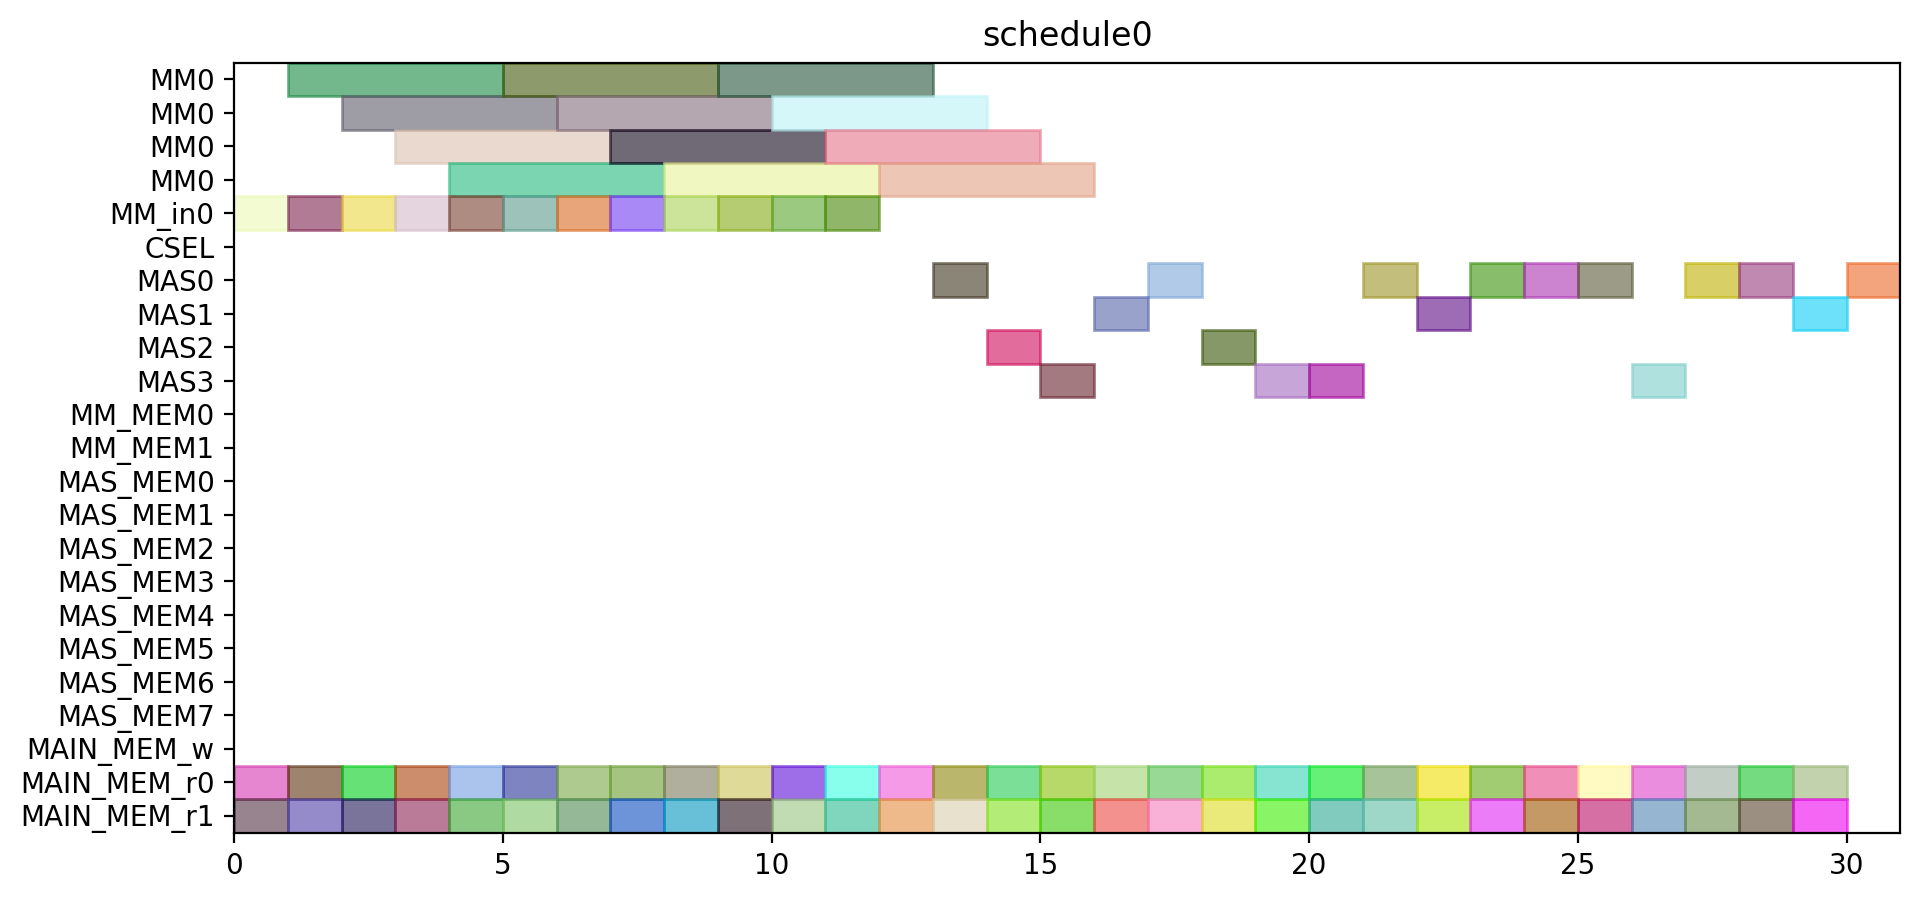

Write the Python code that produced this figure.
from pyschedule import Scenario, solvers, plotters, alt


def solve():
	horizon = 120
	S = Scenario("schedule0", horizon=horizon)

	# resource
	MM = S.Resources('MM', num=1, size=4)
	MM_in = S.Resources('MM_in', num=1)
	CSEL = S.Resource('CSEL')
	MAS = S.Resources('MAS', num=4, size=1, periods=range(1, horizon))
	MM_MEM = S.Resources('MM_MEM', num=2)
	MAS_MEM = S.Resources('MAS_MEM', num=8)
	MAIN_MEM_w = S.Resource('MAIN_MEM_w', size=1)
	MAIN_MEM_r = S.Resources('MAIN_MEM_r', num=2)

	# result of previous scheduling

	# new tasks
	T1_t0 = S.Task('T1_t0', length=1, delay_cost=1)
	T1_t0 += alt(MAS)
	T1_t0_mem0 = S.Task('T1_t0_mem0', length=1, delay_cost=1)
	T1_t0_mem0 += MAIN_MEM_r[0]
	S += T1_t0_mem0 <= T1_t0

	T1_t0_mem1 = S.Task('T1_t0_mem1', length=1, delay_cost=1)
	T1_t0_mem1 += MAIN_MEM_r[1]
	S += T1_t0_mem1 <= T1_t0

	T1_t1 = S.Task('T1_t1', length=1, delay_cost=1)
	T1_t1 += alt(MAS)
	T1_t1_mem0 = S.Task('T1_t1_mem0', length=1, delay_cost=1)
	T1_t1_mem0 += MAIN_MEM_r[0]
	S += T1_t1_mem0 <= T1_t1

	T1_t1_mem1 = S.Task('T1_t1_mem1', length=1, delay_cost=1)
	T1_t1_mem1 += MAIN_MEM_r[1]
	S += T1_t1_mem1 <= T1_t1

	T1_t3 = S.Task('T1_t3', length=4, delay_cost=1)
	T1_t3 += alt(MM)
	T1_t3_in = S.Task('T1_t3_in', length=1, delay_cost=1)
	T1_t3_in += alt(MM_in)
	S += T1_t3_in*MM_in[0]<=T1_t3*MM[0]
	T1_t3_mem0 = S.Task('T1_t3_mem0', length=1, delay_cost=1)
	T1_t3_mem0 += MAIN_MEM_r[0]
	S += T1_t3_mem0 <= T1_t3

	T1_t3_mem1 = S.Task('T1_t3_mem1', length=1, delay_cost=1)
	T1_t3_mem1 += MAIN_MEM_r[1]
	S += T1_t3_mem1 <= T1_t3

	T2_t0 = S.Task('T2_t0', length=4, delay_cost=1)
	T2_t0 += alt(MM)
	T2_t0_in = S.Task('T2_t0_in', length=1, delay_cost=1)
	T2_t0_in += alt(MM_in)
	S += T2_t0_in*MM_in[0]<=T2_t0*MM[0]
	T2_t0_mem0 = S.Task('T2_t0_mem0', length=1, delay_cost=1)
	T2_t0_mem0 += MAIN_MEM_r[0]
	S += T2_t0_mem0 <= T2_t0

	T2_t0_mem1 = S.Task('T2_t0_mem1', length=1, delay_cost=1)
	T2_t0_mem1 += MAIN_MEM_r[1]
	S += T2_t0_mem1 <= T2_t0

	T2_t1 = S.Task('T2_t1', length=4, delay_cost=1)
	T2_t1 += alt(MM)
	T2_t1_in = S.Task('T2_t1_in', length=1, delay_cost=1)
	T2_t1_in += alt(MM_in)
	S += T2_t1_in*MM_in[0]<=T2_t1*MM[0]
	T2_t1_mem0 = S.Task('T2_t1_mem0', length=1, delay_cost=1)
	T2_t1_mem0 += MAIN_MEM_r[0]
	S += T2_t1_mem0 <= T2_t1

	T2_t1_mem1 = S.Task('T2_t1_mem1', length=1, delay_cost=1)
	T2_t1_mem1 += MAIN_MEM_r[1]
	S += T2_t1_mem1 <= T2_t1

	T2_t2 = S.Task('T2_t2', length=1, delay_cost=1)
	T2_t2 += alt(MAS)
	T2_t2_mem0 = S.Task('T2_t2_mem0', length=1, delay_cost=1)
	T2_t2_mem0 += MAIN_MEM_r[0]
	S += T2_t2_mem0 <= T2_t2

	T2_t2_mem1 = S.Task('T2_t2_mem1', length=1, delay_cost=1)
	T2_t2_mem1 += MAIN_MEM_r[1]
	S += T2_t2_mem1 <= T2_t2

	T2_t3 = S.Task('T2_t3', length=1, delay_cost=1)
	T2_t3 += alt(MAS)
	T2_t3_mem0 = S.Task('T2_t3_mem0', length=1, delay_cost=1)
	T2_t3_mem0 += MAIN_MEM_r[0]
	S += T2_t3_mem0 <= T2_t3

	T2_t3_mem1 = S.Task('T2_t3_mem1', length=1, delay_cost=1)
	T2_t3_mem1 += MAIN_MEM_r[1]
	S += T2_t3_mem1 <= T2_t3

	T3_t0 = S.Task('T3_t0', length=4, delay_cost=1)
	T3_t0 += alt(MM)
	T3_t0_in = S.Task('T3_t0_in', length=1, delay_cost=1)
	T3_t0_in += alt(MM_in)
	S += T3_t0_in*MM_in[0]<=T3_t0*MM[0]
	T3_t0_mem0 = S.Task('T3_t0_mem0', length=1, delay_cost=1)
	T3_t0_mem0 += MAIN_MEM_r[0]
	S += T3_t0_mem0 <= T3_t0

	T3_t0_mem1 = S.Task('T3_t0_mem1', length=1, delay_cost=1)
	T3_t0_mem1 += MAIN_MEM_r[1]
	S += T3_t0_mem1 <= T3_t0

	T3_t1 = S.Task('T3_t1', length=4, delay_cost=1)
	T3_t1 += alt(MM)
	T3_t1_in = S.Task('T3_t1_in', length=1, delay_cost=1)
	T3_t1_in += alt(MM_in)
	S += T3_t1_in*MM_in[0]<=T3_t1*MM[0]
	T3_t1_mem0 = S.Task('T3_t1_mem0', length=1, delay_cost=1)
	T3_t1_mem0 += MAIN_MEM_r[0]
	S += T3_t1_mem0 <= T3_t1

	T3_t1_mem1 = S.Task('T3_t1_mem1', length=1, delay_cost=1)
	T3_t1_mem1 += MAIN_MEM_r[1]
	S += T3_t1_mem1 <= T3_t1

	T3_t2 = S.Task('T3_t2', length=1, delay_cost=1)
	T3_t2 += alt(MAS)
	T3_t2_mem0 = S.Task('T3_t2_mem0', length=1, delay_cost=1)
	T3_t2_mem0 += MAIN_MEM_r[0]
	S += T3_t2_mem0 <= T3_t2

	T3_t2_mem1 = S.Task('T3_t2_mem1', length=1, delay_cost=1)
	T3_t2_mem1 += MAIN_MEM_r[1]
	S += T3_t2_mem1 <= T3_t2

	T3_t3 = S.Task('T3_t3', length=1, delay_cost=1)
	T3_t3 += alt(MAS)
	T3_t3_mem0 = S.Task('T3_t3_mem0', length=1, delay_cost=1)
	T3_t3_mem0 += MAIN_MEM_r[0]
	S += T3_t3_mem0 <= T3_t3

	T3_t3_mem1 = S.Task('T3_t3_mem1', length=1, delay_cost=1)
	T3_t3_mem1 += MAIN_MEM_r[1]
	S += T3_t3_mem1 <= T3_t3

	T4_t0 = S.Task('T4_t0', length=4, delay_cost=1)
	T4_t0 += alt(MM)
	T4_t0_in = S.Task('T4_t0_in', length=1, delay_cost=1)
	T4_t0_in += alt(MM_in)
	S += T4_t0_in*MM_in[0]<=T4_t0*MM[0]
	T4_t0_mem0 = S.Task('T4_t0_mem0', length=1, delay_cost=1)
	T4_t0_mem0 += MAIN_MEM_r[0]
	S += T4_t0_mem0 <= T4_t0

	T4_t0_mem1 = S.Task('T4_t0_mem1', length=1, delay_cost=1)
	T4_t0_mem1 += MAIN_MEM_r[1]
	S += T4_t0_mem1 <= T4_t0

	T4_t1 = S.Task('T4_t1', length=4, delay_cost=1)
	T4_t1 += alt(MM)
	T4_t1_in = S.Task('T4_t1_in', length=1, delay_cost=1)
	T4_t1_in += alt(MM_in)
	S += T4_t1_in*MM_in[0]<=T4_t1*MM[0]
	T4_t1_mem0 = S.Task('T4_t1_mem0', length=1, delay_cost=1)
	T4_t1_mem0 += MAIN_MEM_r[0]
	S += T4_t1_mem0 <= T4_t1

	T4_t1_mem1 = S.Task('T4_t1_mem1', length=1, delay_cost=1)
	T4_t1_mem1 += MAIN_MEM_r[1]
	S += T4_t1_mem1 <= T4_t1

	T4_t2 = S.Task('T4_t2', length=1, delay_cost=1)
	T4_t2 += alt(MAS)
	T4_t2_mem0 = S.Task('T4_t2_mem0', length=1, delay_cost=1)
	T4_t2_mem0 += MAIN_MEM_r[0]
	S += T4_t2_mem0 <= T4_t2

	T4_t2_mem1 = S.Task('T4_t2_mem1', length=1, delay_cost=1)
	T4_t2_mem1 += MAIN_MEM_r[1]
	S += T4_t2_mem1 <= T4_t2

	T4_t3 = S.Task('T4_t3', length=1, delay_cost=1)
	T4_t3 += alt(MAS)
	T4_t3_mem0 = S.Task('T4_t3_mem0', length=1, delay_cost=1)
	T4_t3_mem0 += MAIN_MEM_r[0]
	S += T4_t3_mem0 <= T4_t3

	T4_t3_mem1 = S.Task('T4_t3_mem1', length=1, delay_cost=1)
	T4_t3_mem1 += MAIN_MEM_r[1]
	S += T4_t3_mem1 <= T4_t3

	T5_t0 = S.Task('T5_t0', length=1, delay_cost=1)
	T5_t0 += alt(MAS)
	T5_t0_mem0 = S.Task('T5_t0_mem0', length=1, delay_cost=1)
	T5_t0_mem0 += MAIN_MEM_r[0]
	S += T5_t0_mem0 <= T5_t0

	T5_t0_mem1 = S.Task('T5_t0_mem1', length=1, delay_cost=1)
	T5_t0_mem1 += MAIN_MEM_r[1]
	S += T5_t0_mem1 <= T5_t0

	T5_t1 = S.Task('T5_t1', length=1, delay_cost=1)
	T5_t1 += alt(MAS)
	T5_t1_mem0 = S.Task('T5_t1_mem0', length=1, delay_cost=1)
	T5_t1_mem0 += MAIN_MEM_r[0]
	S += T5_t1_mem0 <= T5_t1

	T5_t1_mem1 = S.Task('T5_t1_mem1', length=1, delay_cost=1)
	T5_t1_mem1 += MAIN_MEM_r[1]
	S += T5_t1_mem1 <= T5_t1

	T5_t3 = S.Task('T5_t3', length=4, delay_cost=1)
	T5_t3 += alt(MM)
	T5_t3_in = S.Task('T5_t3_in', length=1, delay_cost=1)
	T5_t3_in += alt(MM_in)
	S += T5_t3_in*MM_in[0]<=T5_t3*MM[0]
	T5_t3_mem0 = S.Task('T5_t3_mem0', length=1, delay_cost=1)
	T5_t3_mem0 += MAIN_MEM_r[0]
	S += T5_t3_mem0 <= T5_t3

	T5_t3_mem1 = S.Task('T5_t3_mem1', length=1, delay_cost=1)
	T5_t3_mem1 += MAIN_MEM_r[1]
	S += T5_t3_mem1 <= T5_t3

	T6_t0 = S.Task('T6_t0', length=4, delay_cost=1)
	T6_t0 += alt(MM)
	T6_t0_in = S.Task('T6_t0_in', length=1, delay_cost=1)
	T6_t0_in += alt(MM_in)
	S += T6_t0_in*MM_in[0]<=T6_t0*MM[0]
	T6_t0_mem0 = S.Task('T6_t0_mem0', length=1, delay_cost=1)
	T6_t0_mem0 += MAIN_MEM_r[0]
	S += T6_t0_mem0 <= T6_t0

	T6_t0_mem1 = S.Task('T6_t0_mem1', length=1, delay_cost=1)
	T6_t0_mem1 += MAIN_MEM_r[1]
	S += T6_t0_mem1 <= T6_t0

	T6_t1 = S.Task('T6_t1', length=4, delay_cost=1)
	T6_t1 += alt(MM)
	T6_t1_in = S.Task('T6_t1_in', length=1, delay_cost=1)
	T6_t1_in += alt(MM_in)
	S += T6_t1_in*MM_in[0]<=T6_t1*MM[0]
	T6_t1_mem0 = S.Task('T6_t1_mem0', length=1, delay_cost=1)
	T6_t1_mem0 += MAIN_MEM_r[0]
	S += T6_t1_mem0 <= T6_t1

	T6_t1_mem1 = S.Task('T6_t1_mem1', length=1, delay_cost=1)
	T6_t1_mem1 += MAIN_MEM_r[1]
	S += T6_t1_mem1 <= T6_t1

	T6_t2 = S.Task('T6_t2', length=1, delay_cost=1)
	T6_t2 += alt(MAS)
	T6_t2_mem0 = S.Task('T6_t2_mem0', length=1, delay_cost=1)
	T6_t2_mem0 += MAIN_MEM_r[0]
	S += T6_t2_mem0 <= T6_t2

	T6_t2_mem1 = S.Task('T6_t2_mem1', length=1, delay_cost=1)
	T6_t2_mem1 += MAIN_MEM_r[1]
	S += T6_t2_mem1 <= T6_t2

	T6_t3 = S.Task('T6_t3', length=1, delay_cost=1)
	T6_t3 += alt(MAS)
	T6_t3_mem0 = S.Task('T6_t3_mem0', length=1, delay_cost=1)
	T6_t3_mem0 += MAIN_MEM_r[0]
	S += T6_t3_mem0 <= T6_t3

	T6_t3_mem1 = S.Task('T6_t3_mem1', length=1, delay_cost=1)
	T6_t3_mem1 += MAIN_MEM_r[1]
	S += T6_t3_mem1 <= T6_t3

	T7_t0 = S.Task('T7_t0', length=4, delay_cost=1)
	T7_t0 += alt(MM)
	T7_t0_in = S.Task('T7_t0_in', length=1, delay_cost=1)
	T7_t0_in += alt(MM_in)
	S += T7_t0_in*MM_in[0]<=T7_t0*MM[0]
	T7_t0_mem0 = S.Task('T7_t0_mem0', length=1, delay_cost=1)
	T7_t0_mem0 += MAIN_MEM_r[0]
	S += T7_t0_mem0 <= T7_t0

	T7_t0_mem1 = S.Task('T7_t0_mem1', length=1, delay_cost=1)
	T7_t0_mem1 += MAIN_MEM_r[1]
	S += T7_t0_mem1 <= T7_t0

	T7_t1 = S.Task('T7_t1', length=4, delay_cost=1)
	T7_t1 += alt(MM)
	T7_t1_in = S.Task('T7_t1_in', length=1, delay_cost=1)
	T7_t1_in += alt(MM_in)
	S += T7_t1_in*MM_in[0]<=T7_t1*MM[0]
	T7_t1_mem0 = S.Task('T7_t1_mem0', length=1, delay_cost=1)
	T7_t1_mem0 += MAIN_MEM_r[0]
	S += T7_t1_mem0 <= T7_t1

	T7_t1_mem1 = S.Task('T7_t1_mem1', length=1, delay_cost=1)
	T7_t1_mem1 += MAIN_MEM_r[1]
	S += T7_t1_mem1 <= T7_t1

	T7_t2 = S.Task('T7_t2', length=1, delay_cost=1)
	T7_t2 += alt(MAS)
	T7_t2_mem0 = S.Task('T7_t2_mem0', length=1, delay_cost=1)
	T7_t2_mem0 += MAIN_MEM_r[0]
	S += T7_t2_mem0 <= T7_t2

	T7_t2_mem1 = S.Task('T7_t2_mem1', length=1, delay_cost=1)
	T7_t2_mem1 += MAIN_MEM_r[1]
	S += T7_t2_mem1 <= T7_t2

	T7_t3 = S.Task('T7_t3', length=1, delay_cost=1)
	T7_t3 += alt(MAS)
	T7_t3_mem0 = S.Task('T7_t3_mem0', length=1, delay_cost=1)
	T7_t3_mem0 += MAIN_MEM_r[0]
	S += T7_t3_mem0 <= T7_t3

	T7_t3_mem1 = S.Task('T7_t3_mem1', length=1, delay_cost=1)
	T7_t3_mem1 += MAIN_MEM_r[1]
	S += T7_t3_mem1 <= T7_t3

	T8_t2 = S.Task('T8_t2', length=1, delay_cost=1)
	T8_t2 += alt(MAS)
	T8_t2_mem0 = S.Task('T8_t2_mem0', length=1, delay_cost=1)
	T8_t2_mem0 += MAIN_MEM_r[0]
	S += T8_t2_mem0 <= T8_t2

	T8_t2_mem1 = S.Task('T8_t2_mem1', length=1, delay_cost=1)
	T8_t2_mem1 += MAIN_MEM_r[1]
	S += T8_t2_mem1 <= T8_t2

	T9_t2 = S.Task('T9_t2', length=1, delay_cost=1)
	T9_t2 += alt(MAS)
	T9_t2_mem0 = S.Task('T9_t2_mem0', length=1, delay_cost=1)
	T9_t2_mem0 += MAIN_MEM_r[0]
	S += T9_t2_mem0 <= T9_t2

	T9_t2_mem1 = S.Task('T9_t2_mem1', length=1, delay_cost=1)
	T9_t2_mem1 += MAIN_MEM_r[1]
	S += T9_t2_mem1 <= T9_t2

	T10_t2 = S.Task('T10_t2', length=1, delay_cost=1)
	T10_t2 += alt(MAS)
	T10_t2_mem0 = S.Task('T10_t2_mem0', length=1, delay_cost=1)
	T10_t2_mem0 += MAIN_MEM_r[0]
	S += T10_t2_mem0 <= T10_t2

	T10_t2_mem1 = S.Task('T10_t2_mem1', length=1, delay_cost=1)
	T10_t2_mem1 += MAIN_MEM_r[1]
	S += T10_t2_mem1 <= T10_t2

	T11_t2 = S.Task('T11_t2', length=1, delay_cost=1)
	T11_t2 += alt(MAS)
	T11_t2_mem0 = S.Task('T11_t2_mem0', length=1, delay_cost=1)
	T11_t2_mem0 += MAIN_MEM_r[0]
	S += T11_t2_mem0 <= T11_t2

	T11_t2_mem1 = S.Task('T11_t2_mem1', length=1, delay_cost=1)
	T11_t2_mem1 += MAIN_MEM_r[1]
	S += T11_t2_mem1 <= T11_t2

	solvers.mip.solve(S,msg=1,kind='CPLEX',ratio_gap=1.01)

	solution = [['hoge']*len(S.solution()[1]) for i in range(len(S.solution()))]
	for i in range(len(S.solution())):
		for j in range(len(S.solution()[i])):
			solution[i][j]=str(S.solution()[i][j])
	print(solution)

	cycles = int(solution[-1][3])

	pic_file_name = "/home/mfukuda/ABE/multiRAM_multiMAS_16mux/scheduling_result/stage4MM1_stage1MAS4/EP2_LADDERMUL/schedule0.png"
	if(S.solution() != []):
		plotters.matplotlib.plot(S,img_filename=pic_file_name, show_task_labels=False, fig_size=(cycles*0.25+3, 5))

	return solution
